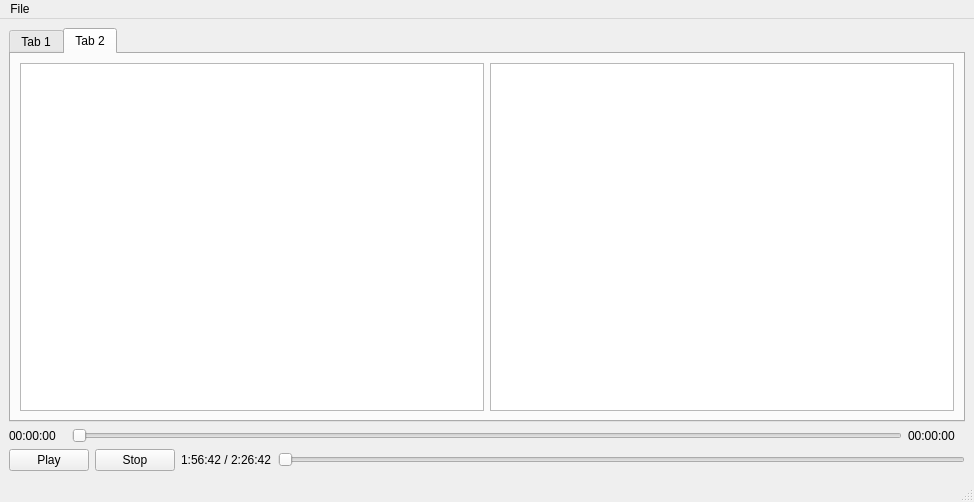
<?xml version="1.0" encoding="UTF-8"?>
<ui version="4.0">
 <class>MainWindow</class>
 <widget class="QMainWindow" name="MainWindow">
  <property name="geometry">
   <rect>
    <x>0</x>
    <y>0</y>
    <width>974</width>
    <height>502</height>
   </rect>
  </property>
  <property name="windowTitle">
   <string>MainWindow</string>
  </property>
  <widget class="QWidget" name="centralwidget">
   <layout class="QHBoxLayout" name="horizontalLayout">
    <item>
     <layout class="QHBoxLayout" name="horizontalLayout_2">
      <item>
       <layout class="QVBoxLayout" name="verticalLayout">
        <item>
         <widget class="QTabWidget" name="tabWidget">
          <property name="currentIndex">
           <number>1</number>
          </property>
          <widget class="QWidget" name="frameTab">
           <attribute name="title">
            <string>Tab 1</string>
           </attribute>
           <layout class="QHBoxLayout" name="horizontalLayout_3">
            <item>
             <layout class="QHBoxLayout" name="horizontalLayout_6">
              <item>
               <widget class="QFrame" name="videoframe">
                <property name="frameShape">
                 <enum>QFrame::StyledPanel</enum>
                </property>
                <property name="frameShadow">
                 <enum>QFrame::Raised</enum>
                </property>
               </widget>
              </item>
             </layout>
            </item>
           </layout>
          </widget>
          <widget class="QWidget" name="playlistTab">
           <attribute name="title">
            <string>Tab 2</string>
           </attribute>
           <layout class="QHBoxLayout" name="horizontalLayout_5">
            <item>
             <layout class="QHBoxLayout" name="horizontalLayout_7">
              <item>
               <widget class="QTableWidget" name="playlistTable">
                <property name="editTriggers">
                 <set>QAbstractItemView::NoEditTriggers</set>
                </property>
                <attribute name="verticalHeaderVisible">
                 <bool>false</bool>
                </attribute>
               </widget>
              </item>
              <item>
               <widget class="QTableWidget" name="songTable">
                <property name="editTriggers">
                 <set>QAbstractItemView::NoEditTriggers</set>
                </property>
                <attribute name="verticalHeaderVisible">
                 <bool>false</bool>
                </attribute>
               </widget>
              </item>
             </layout>
            </item>
           </layout>
          </widget>
         </widget>
        </item>
        <item>
         <layout class="QVBoxLayout" name="verticalLayout_2">
          <item>
           <layout class="QHBoxLayout" name="horizontalLayout_8">
            <item>
             <widget class="QLabel" name="currentTime">
              <property name="minimumSize">
               <size>
                <width>57</width>
                <height>0</height>
               </size>
              </property>
              <property name="maximumSize">
               <size>
                <width>57</width>
                <height>16777215</height>
               </size>
              </property>
              <property name="text">
               <string>00:00:00</string>
              </property>
             </widget>
            </item>
            <item>
             <widget class="QSlider" name="positionSlider">
              <property name="orientation">
               <enum>Qt::Horizontal</enum>
              </property>
             </widget>
            </item>
            <item>
             <widget class="QLabel" name="totalTime">
              <property name="minimumSize">
               <size>
                <width>57</width>
                <height>0</height>
               </size>
              </property>
              <property name="maximumSize">
               <size>
                <width>57</width>
                <height>16777215</height>
               </size>
              </property>
              <property name="text">
               <string>00:00:00</string>
              </property>
             </widget>
            </item>
           </layout>
          </item>
          <item>
           <layout class="QHBoxLayout" name="horizontalLayout_4">
            <item>
             <widget class="QPushButton" name="playButton">
              <property name="text">
               <string>Play</string>
              </property>
             </widget>
            </item>
            <item>
             <widget class="QPushButton" name="stopButton">
              <property name="text">
               <string>Stop</string>
              </property>
             </widget>
            </item>
            <item>
             <widget class="QLabel" name="label_2">
              <property name="enabled">
               <bool>true</bool>
              </property>
              <property name="sizePolicy">
               <sizepolicy hsizetype="Fixed" vsizetype="Fixed">
                <horstretch>0</horstretch>
                <verstretch>0</verstretch>
               </sizepolicy>
              </property>
              <property name="text">
               <string>1:56:42 / 2:26:42</string>
              </property>
             </widget>
            </item>
            <item>
             <widget class="QSlider" name="volumeSlider">
              <property name="minimumSize">
               <size>
                <width>50</width>
                <height>0</height>
               </size>
              </property>
              <property name="maximumSize">
               <size>
                <width>16777215</width>
                <height>16777215</height>
               </size>
              </property>
              <property name="orientation">
               <enum>Qt::Horizontal</enum>
              </property>
             </widget>
            </item>
           </layout>
          </item>
         </layout>
        </item>
       </layout>
      </item>
     </layout>
    </item>
   </layout>
  </widget>
  <widget class="QMenuBar" name="menubar">
   <property name="geometry">
    <rect>
     <x>0</x>
     <y>0</y>
     <width>974</width>
     <height>22</height>
    </rect>
   </property>
   <widget class="QMenu" name="menuFile">
    <property name="title">
     <string>File</string>
    </property>
    <addaction name="actionOpen"/>
    <addaction name="separator"/>
    <addaction name="actionAddPlaylist"/>
    <addaction name="separator"/>
    <addaction name="actionAddMusicFromFile"/>
    <addaction name="actionAddMusicFromYoutube"/>
    <addaction name="actionAddMusicFromSoundcloud"/>
    <addaction name="separator"/>
    <addaction name="actionExit"/>
   </widget>
   <addaction name="menuFile"/>
  </widget>
  <widget class="QStatusBar" name="statusbar"/>
  <action name="actionOpen">
   <property name="text">
    <string>Open</string>
   </property>
  </action>
  <action name="actionAddPlaylist">
   <property name="text">
    <string>Add playlist</string>
   </property>
  </action>
  <action name="actionAddMusicFromFile">
   <property name="text">
    <string>Add music from file</string>
   </property>
  </action>
  <action name="actionAddMusicFromYoutube">
   <property name="text">
    <string>Add music from Youtube</string>
   </property>
  </action>
  <action name="actionAddMusicFromSoundcloud">
   <property name="text">
    <string>Add music from Soundcloud</string>
   </property>
  </action>
  <action name="actionExit">
   <property name="text">
    <string>Exit</string>
   </property>
  </action>
 </widget>
 <resources/>
 <connections/>
</ui>
